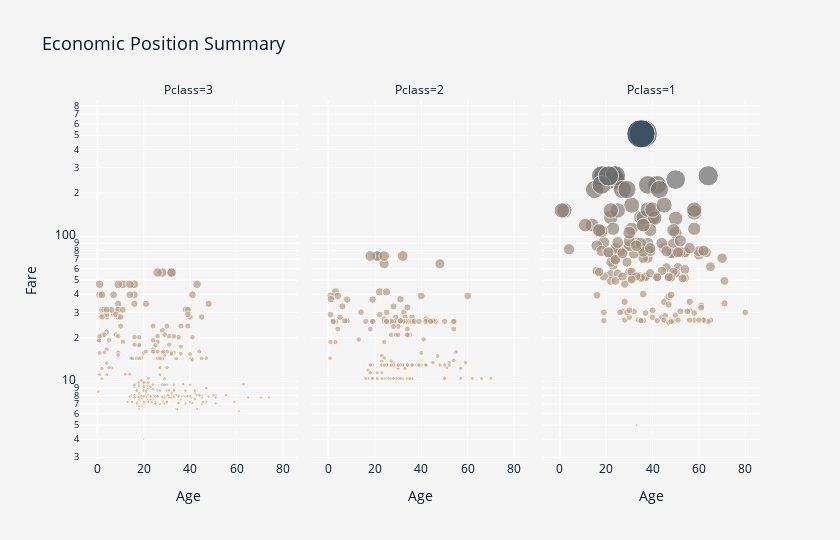

The code cell stored with this chart in its notebook:
### Markdown cell above
# <p style="padding: 15px; background-color: #394d5f; font-family: 'JetBrains Mono'; font-weight: bold; font-size: 100%; color: #F2F2F0; letter-spacing: 2px; text-align: center; border-radius: 8px;">Fancy Plots with Plotly &amp; Groups Survival Rate</p>

### Code cell
df["SqrtFare"] = np.sqrt(df["Fare"])
color_map = [[0.0, "#e8ba91"], [1.0, "#394d5f"]]

fig = px.scatter(
    data_frame=df,
    x="Age",
    y="Fare",
    log_y=True,
    size="Fare",
    color="SqrtFare",
    color_continuous_scale=color_map,
    facet_col="Pclass",
    category_orders={"Pclass": (3, 2, 1)},
    hover_name="Name",
    title="Economic Position Summary",
    height=540,
    width=840,
)

fig.update_layout(
    font_color=FONT_COLOR,
    title_font_size=18,
    plot_bgcolor=BACKGROUND_COLOR,
    paper_bgcolor=BACKGROUND_COLOR,
    coloraxis_showscale=False,
)
fig.show()

### Figure 1 — Plotly figure (JSON) as saved in the notebook; plotly's stock layout.template omitted (floating-point values rounded to 4 significant figures; data arrays with more than 128 entries replaced by an {"elided": "..."} marker saying what was removed)
{"data": [{"hovertemplate": "<b>%{hovertext}</b><br><br>Pclass=3<br>Age=%{x}<br>Fare=%{marker.size}<br>SqrtFare=%{marker.color}<extra></extra>", "hovertext": {"elided": "355 str values"}, "legendgroup": "", "marker": {"color": {"elided": "355 float values"}, "coloraxis": "coloraxis", "size": {"elided": "355 float values"}, "sizemode": "area", "sizeref": 1.281, "symbol": "circle"}, "mode": "markers", "name": "", "orientation": "v", "showlegend": false, "type": "scatter", "x": {"elided": "355 float values"}, "xaxis": "x", "y": {"elided": "355 float values"}, "yaxis": "y"}, {"hovertemplate": "<b>%{hovertext}</b><br><br>Pclass=2<br>Age=%{x}<br>Fare=%{marker.size}<br>SqrtFare=%{marker.color}<extra></extra>", "hovertext": {"elided": "173 str values"}, "legendgroup": "", "marker": {"color": {"elided": "173 float values"}, "coloraxis": "coloraxis", "size": {"elided": "173 float values"}, "sizemode": "area", "sizeref": 1.281, "symbol": "circle"}, "mode": "markers", "name": "", "orientation": "v", "showlegend": false, "type": "scatter", "x": {"elided": "173 float values"}, "xaxis": "x2", "y": {"elided": "173 float values"}, "yaxis": "y2"}, {"hovertemplate": "<b>%{hovertext}</b><br><br>Pclass=1<br>Age=%{x}<br>Fare=%{marker.size}<br>SqrtFare=%{marker.color}<extra></extra>", "hovertext": {"elided": "186 str values"}, "legendgroup": "", "marker": {"color": {"elided": "186 float values"}, "coloraxis": "coloraxis", "size": {"elided": "186 float values"}, "sizemode": "area", "sizeref": 1.281, "symbol": "circle"}, "mode": "markers", "name": "", "orientation": "v", "showlegend": false, "type": "scatter", "x": {"elided": "186 float values"}, "xaxis": "x3", "y": {"elided": "186 float values"}, "yaxis": "y3"}], "layout": {"annotations": [{"font": {}, "showarrow": false, "text": "Pclass=3", "x": 0.16, "xanchor": "center", "xref": "paper", "y": 1, "yanchor": "bottom", "yref": "paper"}, {"font": {}, "showarrow": false, "text": "Pclass=2", "x": 0.5, "xanchor": "center", "xref": "paper", "y": 1, "yanchor": "bottom", "yref": "paper"}, {"font": {}, "showarrow": false, "text": "Pclass=1", "x": 0.84, "xanchor": "center", "xref": "paper", "y": 1, "yanchor": "bottom", "yref": "paper"}], "coloraxis": {"colorbar": {"title": {"text": "SqrtFare"}}, "colorscale": [[0, "#e8ba91"], [1, "#394d5f"]], "showscale": false}, "font": {"color": "#0b1320"}, "height": 540, "legend": {"itemsizing": "constant", "tracegroupgap": 0}, "paper_bgcolor": "#F6F5F5", "plot_bgcolor": "#F6F5F5", "title": {"font": {"size": 18}, "text": "Economic Position Summary"}, "width": 840, "xaxis": {"anchor": "y", "domain": [0, 0.32], "title": {"text": "Age"}}, "xaxis2": {"anchor": "y2", "domain": [0.34, 0.66], "matches": "x", "title": {"text": "Age"}}, "xaxis3": {"anchor": "y3", "domain": [0.68, 1.0], "matches": "x", "title": {"text": "Age"}}, "yaxis": {"anchor": "x", "domain": [0, 1], "title": {"text": "Fare"}, "type": "log"}, "yaxis2": {"anchor": "x2", "domain": [0, 1], "matches": "y", "showticklabels": false, "type": "log"}, "yaxis3": {"anchor": "x3", "domain": [0, 1], "matches": "y", "showticklabels": false, "type": "log"}}}
